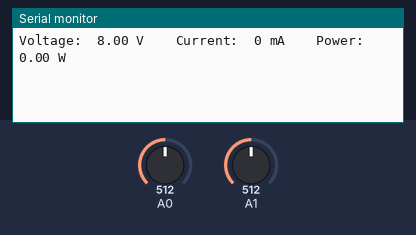
Simulated run of this sketch. Board: Arduino Uno, built with avr-gcc and run on an emulated ATmega328P. Shown: the last lines printed to the serial monitor. The inputs (shaded band) are chosen by the test bench; at power-on: A0 = 512, A1 = 512.

Above: at 1.2 s.
1.3 s: A0 set to 716
At 2.7 s:
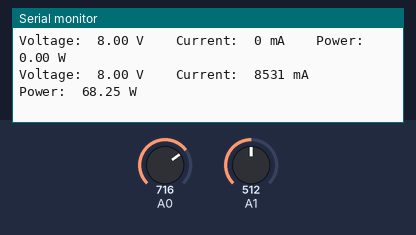
2.8 s: A1 set to 716
At 4.1 s:
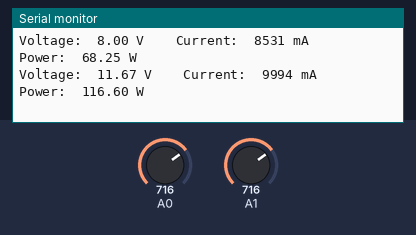
4.3 s: A0 set to 900
At 5.5 s:
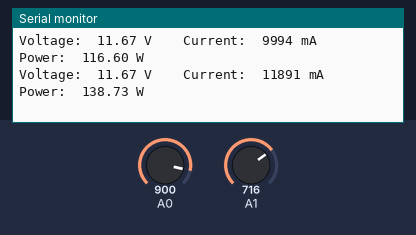
5.8 s: A1 set to 900
At 5.8 s:
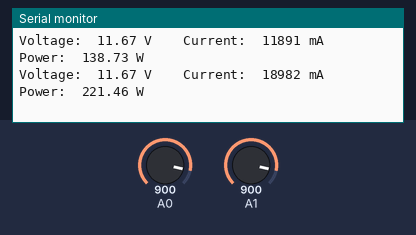
Timing chart, 0 to 8.3 s (numbered marks = the images above; inputs shaded):
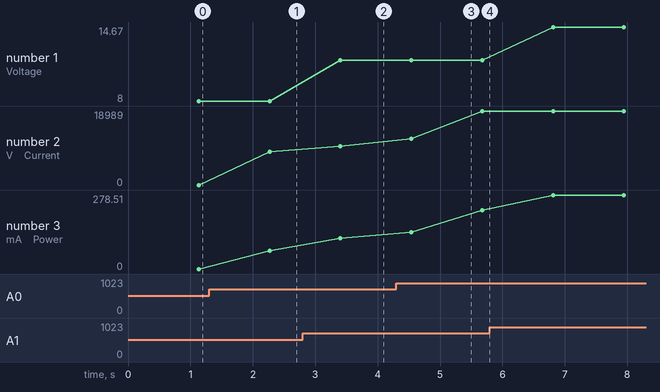

The sketch:

PowerMeasurement.ino
```cpp
/*
  ACS712 DC Current Demonstration
  acs712-dc-demo.ino
  Read current using ACS712 Hall Effect sensor

  DroneBot Workshop 2021
  https://dronebotworkshop.com
*/

// Variables for Measured Voltage and Calculated Current
double Vout = 0;
double Current = 0;

// Constants for Scale Factor
// Use one that matches your version of ACS712

//const double scale_factor = 0.185; // 5A
const double scale_factor = 0.1; // 20A
//const double scale_factor = 0.066; // 30A

// Constants for A/D converter resolution
// Arduino has 10-bit ADC, so 1024 possible values
// Reference voltage is 5V if not using AREF external reference
// Zero point is half of Reference Voltage

const double vRef = 5.00;
const double resConvert = 1024;
double resADC = vRef/resConvert;
double zeroPoint = vRef/2;


void setup(){
  Serial.begin(9600);
}

void loop(){

  // Vout is read 1000 Times for precision
  for(int i = 0; i < 1000; i++) {
    Vout = (Vout + (resADC * analogRead(A0)));
    delay(1);
  }

  // Get Vout in mv
  Vout = Vout /1000;

  // Convert Vout into Current using Scale Factor
  Current = (Vout - zeroPoint)/ scale_factor;

  // Print Vout and Current to two Current = ");
  int x=Current*1000;
  if (x<9){
    x=0;
  }
  float a=map(analogRead(A1),0.00,710.00,0.00,12.20);
float b=map(analogRead(A1),194.00,567.00,3.34,9.77);
float c=map(analogRead(A1),0.00,294.00,0.00,5.03);
float avg=(a+b+c)/3;
Serial.print("Voltage:  ");
Serial.print(avg);
Serial.print(" V");
  Serial.print("    Current:  ");
  Serial.print(x);
  Serial.print(" mA");
 Serial.print("    Power:  ");
 Serial.print((avg*x)/1000);
 Serial.println(" W");
}
```

Measured:
- after the input at 1.3 s, the serial monitor: prints a new line after 0.97 s (image 1)
- after the input at 2.8 s, the serial monitor: prints a new line after 0.60 s (image 2)
- after the input at 4.3 s, the serial monitor: prints a new line after 0.24 s (image 3)
- plotted number 1: 8 → 11.67 after the input at 2.8 s, 11.67 → 14.67 after the input at 5.8 s
- plotted number 2: 0 → 8531 after the input at 1.3 s, 9994 → 18982 after the input at 4.3 s
- plotted number 3: 0 → 68.25 after the input at 1.3 s, 68.25 → 116.6 after the input at 2.8 s, 116.6 → 221.46 after the input at 4.3 s, 221.46 → 278.51 after the input at 5.8 s
